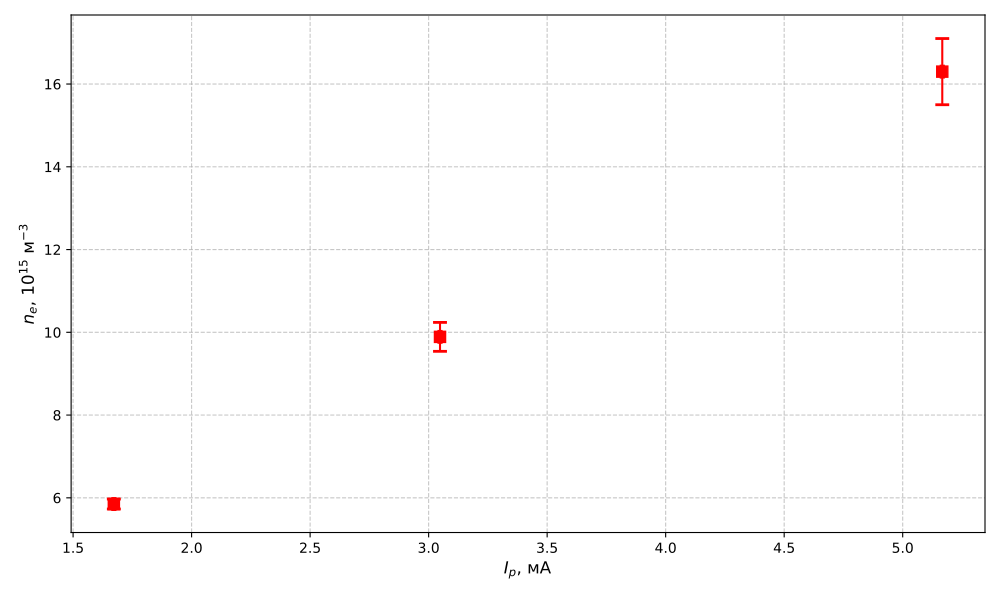

The script that drew this image:
import matplotlib.pyplot as plt
import numpy as np

# Данные из таблицы
I_p = [5.167, 3.048, 1.672]  # мА
n_e = [16.3, 9.89, 5.85]     # ×10¹⁵ м⁻³
delta_n_e = [0.8, 0.35, 0.12] # ×10¹⁵ м⁻³

# Погрешности
delta_I = 0.005  # мА

# Построение графика
plt.figure(figsize=(10, 6))
plt.errorbar(I_p, n_e, xerr=delta_I, yerr=delta_n_e, 
             fmt='s', markersize=8, capsize=5, capthick=2,
             label='Экспериментальные точки', color='red')

# Настройки графика
plt.xlabel('$I_p$, мА', fontsize=12)
plt.ylabel('$n_e$, $10^{15}$ м$^{-3}$', fontsize=12)
# plt.title('Зависимость концентрации электронов от тока разряда', fontsize=14)
plt.grid(True, linestyle='--', alpha=0.7)
# plt.legend(fontsize=11)

# Добавляем аннотации с дополнительными параметрами
# additional_params = [
#     f'$ω_p$={7.14}×10⁹ рад/с\n$r_D$={9.4}×10⁻⁶ м\n$N_D$={57}',
#     f'$ω_p$={5.57}×10⁹ рад/с\n$r_D$={12.0}×10⁻⁶ м\n$N_D$={78}',
#     f'$ω_p$={4.28}×10⁹ рад/с\n$r_D$={15.6}×10⁻⁶ м\n$N_D$={93}'
# ]

# for i, (x, y, params) in enumerate(zip(I_p, n_e, additional_params)):
#     plt.annotate(params, (x, y), 
#                 xytext=(15, 15), textcoords='offset points',
#                 fontsize=9, bbox=dict(boxstyle="round,pad=0.3", fc="white", alpha=0.7))

plt.tight_layout()
plt.show()
